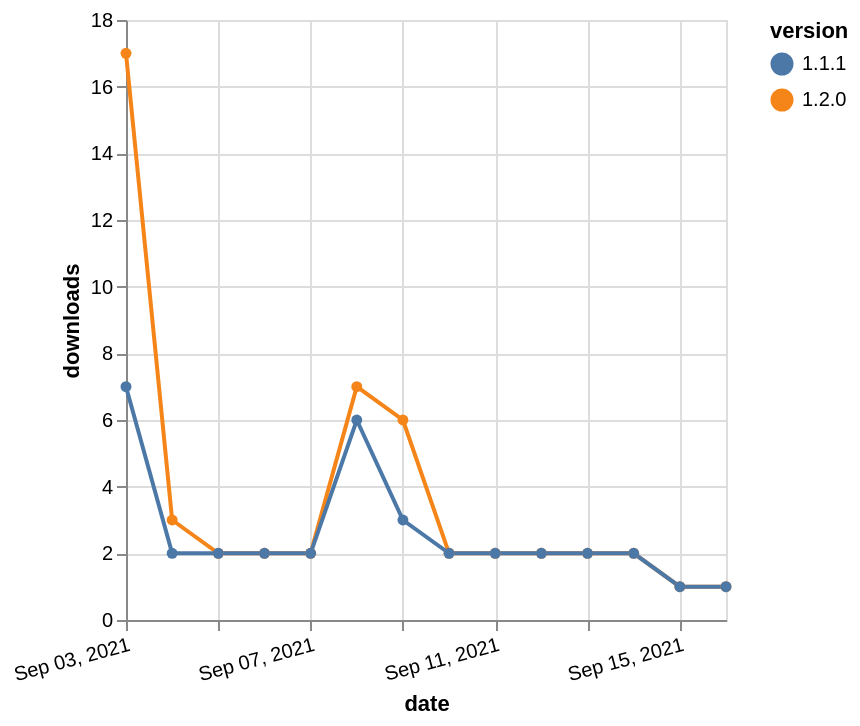

Vega-Lite specification stored for this chart:
### Vega-Lite specification from a JSON file in a GitHub repository (floating-point values rounded to 4 significant figures)
{"$schema": "https://vega.github.io/schema/vega-lite/v5.json", "description": "A simple bar chart with embedded data.", "data": {"values": [{"date": "2021-09-03", "total": 157, "delta": 17, "version": "1.2.0"}, {"date": "2021-09-04", "total": 160, "delta": 3, "version": "1.2.0"}, {"date": "2021-09-05", "total": 162, "delta": 2, "version": "1.2.0"}, {"date": "2021-09-06", "total": 164, "delta": 2, "version": "1.2.0"}, {"date": "2021-09-07", "total": 166, "delta": 2, "version": "1.2.0"}, {"date": "2021-09-08", "total": 173, "delta": 7, "version": "1.2.0"}, {"date": "2021-09-09", "total": 179, "delta": 6, "version": "1.2.0"}, {"date": "2021-09-10", "total": 181, "delta": 2, "version": "1.2.0"}, {"date": "2021-09-11", "total": 183, "delta": 2, "version": "1.2.0"}, {"date": "2021-09-12", "total": 185, "delta": 2, "version": "1.2.0"}, {"date": "2021-09-13", "total": 187, "delta": 2, "version": "1.2.0"}, {"date": "2021-09-14", "total": 189, "delta": 2, "version": "1.2.0"}, {"date": "2021-09-15", "total": 190, "delta": 1, "version": "1.2.0"}, {"date": "2021-09-16", "total": 191, "delta": 1, "version": "1.2.0"}, {"date": "2021-09-03", "total": 340, "delta": 7, "version": "1.1.1"}, {"date": "2021-09-04", "total": 342, "delta": 2, "version": "1.1.1"}, {"date": "2021-09-05", "total": 344, "delta": 2, "version": "1.1.1"}, {"date": "2021-09-06", "total": 346, "delta": 2, "version": "1.1.1"}, {"date": "2021-09-07", "total": 348, "delta": 2, "version": "1.1.1"}, {"date": "2021-09-08", "total": 354, "delta": 6, "version": "1.1.1"}, {"date": "2021-09-09", "total": 357, "delta": 3, "version": "1.1.1"}, {"date": "2021-09-10", "total": 359, "delta": 2, "version": "1.1.1"}, {"date": "2021-09-11", "total": 361, "delta": 2, "version": "1.1.1"}, {"date": "2021-09-12", "total": 363, "delta": 2, "version": "1.1.1"}, {"date": "2021-09-13", "total": 365, "delta": 2, "version": "1.1.1"}, {"date": "2021-09-14", "total": 367, "delta": 2, "version": "1.1.1"}, {"date": "2021-09-15", "total": 368, "delta": 1, "version": "1.1.1"}, {"date": "2021-09-16", "total": 369, "delta": 1, "version": "1.1.1"}]}, "width": "container", "mark": {"type": "line", "point": {"filled": true}}, "encoding": {"x": {"field": "date", "type": "temporal", "timeUnit": "yearmonthdate", "title": "date", "axis": {"labelAngle": -15}}, "y": {"field": "delta", "type": "quantitative", "title": "downloads"}, "color": {"field": "version", "type": "nominal"}, "tooltip": {"field": "delta"}}}
